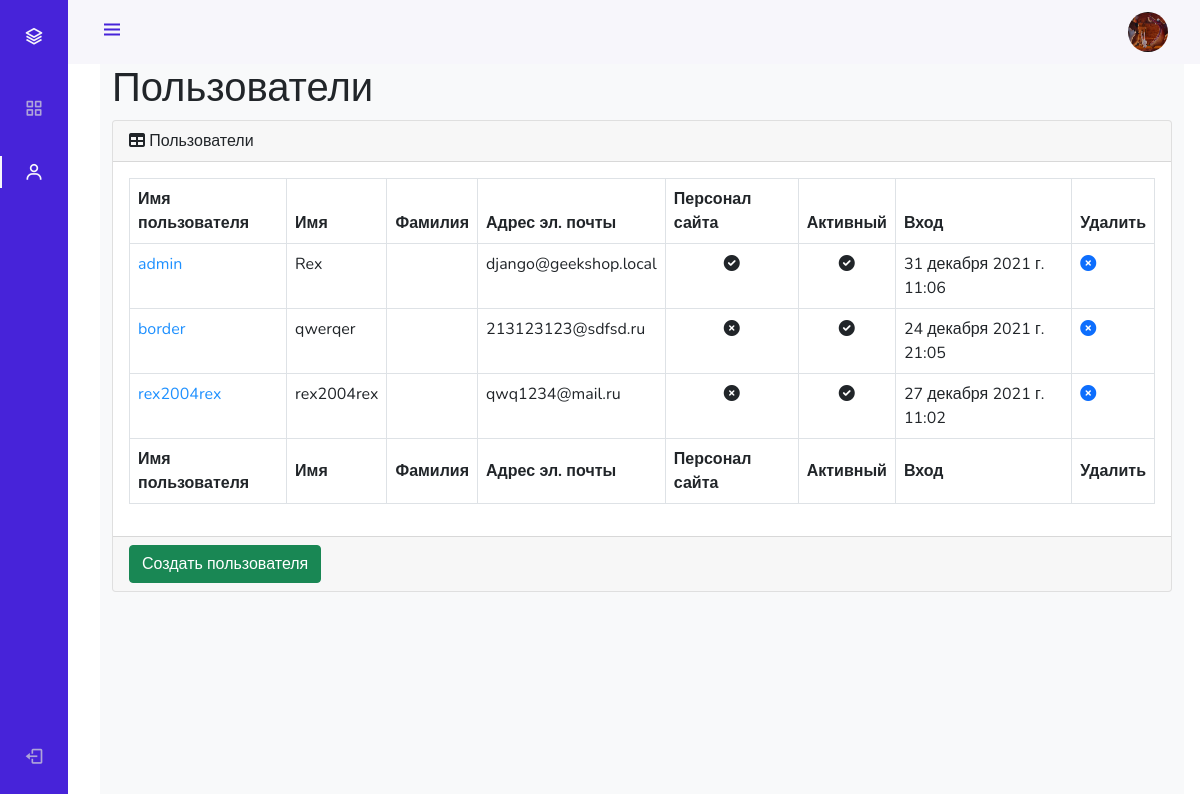
The page /admin_staff/users/read/ (signed in) on the database as committed earlier.
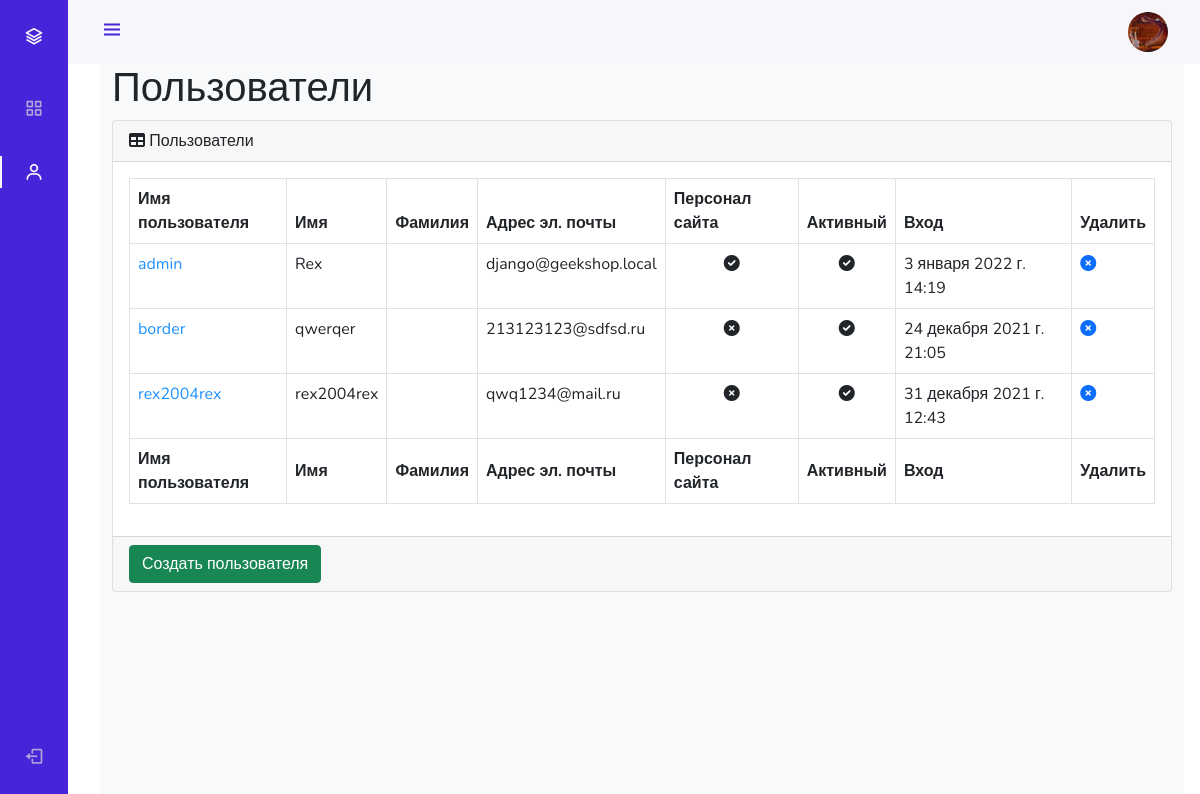
The same page on the database as committed later.
### authapp/models.py (models this page shows)
class ShopUser(AbstractUser):
    avatar = models.ImageField(upload_to='users_avatars', blank=True)
    age = models.PositiveIntegerField(verbose_name='возраст')

### adminapp/views.py (the view)
# urls.py: path('users/read/', adminapp.users, name='users'),
@user_passes_test(lambda u: u.is_superuser)
def users(request):
    title = 'админка/пользователи'
    users_list = ShopUser.objects.all().order_by('-is_active', '-is_superuser', '-is_staff', 'username')
    context = {
        'title': title,
        'objects': users_list
    }
    return render(request, 'adminapp/users.html', context)

### adminapp/templates/adminapp/users.html
{% extends 'adminapp/base.html' %}
{% load static %}
{% block content %}
<main>
    <div class="container-fluid">
        <h1 class="mt-4">Пользователи</h1>
        <div class="card mb-4">
            <div class="card-header">
                <i class="fas fa-table mr-1"></i>
                Пользователи
            </div>
            <div class="card-body">
                <div class="table-responsive">
                    <table class="table table-bordered" id="dataTable" width="100%" cellspacing="0">
                        <thead>
                        <tr>
                            <th>Имя пользователя</th>
                            <th>Имя</th>
                            <th>Фамилия</th>
                            <th>Адрес эл. почты</th>
                            <th>Персонал сайта</th>
                            <th>Активный</th>
                            <th>Вход</th>
                            <th>Удалить</th>
                        </tr>
                        </thead>
                        <tfoot>
                        <tr>
                            <th>Имя пользователя</th>
                            <th>Имя</th>
                            <th>Фамилия</th>
                            <th>Адрес эл. почты</th>
                            <th>Персонал сайта</th>
                            <th>Активный</th>
                            <th>Вход</th>
                            <th>Удалить</th>
                        </tr>
                        </tfoot>
                        <tbody>
                        {% for user in objects %}
                            <tr {% if not user.is_active %} style="opacity: 0.5; text-decoration: line-through;" {% endif %}>
                                <td><a href="{% url 'admin_staff:user_update' user.id %}" style="color: dodgerblue">{{ user.username }}</a></td>
                                <td>{{ user.first_name }}</td>
                                <td>{{ user.last_name }}</td>
                                <td>{{ user.email }}</td>
                                <td class="text-center">
                                    {% if user.is_staff %}
                                        <i class="fa fa-check-circle"></i>
                                    {% else %}
                                        <i class="fa fa-times-circle"></i>
                                    {% endif %}
                                </td>
                                <td class="text-center">
                                    {% if user.is_active %}
                                        <i class="fa fa-check-circle"></i>
                                    {% else %}
                                        <i class="fa fa-times-circle"></i>
                                    {% endif %}
                                </td>
                                <td>{{ user.last_login }}</td>
                                <td>
                                    <a {% if not user.is_active %} class="invisible" {% endif %} href="{% url 'admin_staff:user_delete' pk=user.id %}">
                                        <i class="fa fa-times-circle"></i>
                                    </a>
                                </td>
                            </tr>
                        {% endfor %}
                        </tbody>
                    </table>
                </div>
            </div>
            <div class="card-footer">
                <a href="{% url 'adminapp:user_create' %}">
                    <button class="btn btn-success">Создать пользователя</button>
                </a>
            </div>
        </div>
    </div>
</main>
{% endblock %}

### adminapp/templates/adminapp/base.html (shortened to what this page needs)
<!DOCTYPE html>
{% load static %}
<html>
<head>
    <link href="https://cdn.jsdelivr.net/npm/bootstrap@5.0.0-beta3/dist/css/bootstrap.min.css" rel="stylesheet">
    <link rel="stylesheet" type="text/css" href="{% static 'adminapp/css/style.css' %}">
    <link rel="stylesheet" type="text/css"href='https://cdn.jsdelivr.net/npm/boxicons@latest/css/boxicons.min.css'>
    <link rel="stylesheet" type="text/css" href="https://cdnjs.cloudflare.com/ajax/libs/font-awesome/6.0.0-beta2/css/all.min.css">
</head>
<body id="body-pd">
<header class="header" id="header">
    <div class="header_toggle"><i class='bx bx-menu' id="header-toggle"></i></div>
    <div class="header_img"><img src="/media/{{ user.avatar|default:'avatar.png' }}" alt=""></div>
</header>
<div class="l-navbar" id="nav-bar">
    <nav class="nav">
        <div>
            <a href="{% url 'index' %}" class="nav_logo">
                <i class='bx bx-layer nav_logo-icon'></i>
            </a>
            {% include 'adminapp/inludes/inc_admin_menu.html' %}
        </div>
        <a href="{% url 'auth:logout' %}" class="nav_link"> <i class='bx bx-log-out nav_icon'></i> <span class="nav_name">Выход</span> </a>
    </nav>
</div>
<div class="height-100 bg-light">
    {% block content %}
    {% endblock %}
</div>
</body>
</html>

Rows that differ between the two databases and show on the page:
changed ShopUser "admin": avatar: a different picture; last_login "31 декабря 2021 г. 11:06" → "3 января 2022 г. 14:19"
changed ShopUser "rex2004rex": last_login "27 декабря 2021 г. 11:02" → "31 декабря 2021 г. 12:43"
